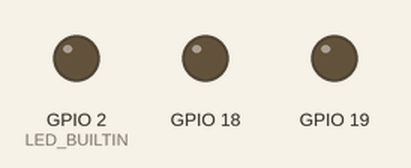
The sketch below on a simulated ESP32. On the bench: output pins drawn as LEDs (lit = HIGH). WiFi joins after 1.5 s; servers stay silent unless stated; no MQTT or app messages arrive unless stated; what the sketch prints to the serial monitor is not drawn.

Above: at 0.1 s.
At 1.6 s:
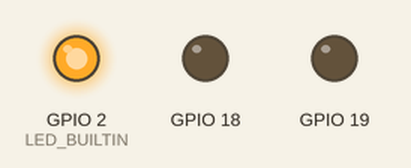
Timing chart, 0 to 3.1 s (numbered marks = the images above):
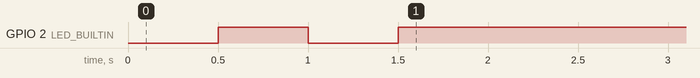

The sketch:

pyQT.ino
```cpp
#include <ArduinoJson.h>
#include <WiFi.h>
#include <PubSubClient.h>
WiFiClient client;
PubSubClient mqtt(client);
#define WIFI_STA_NAME "Android BASKUB"
#define WIFI_STA_PASS "22082016"
#define MQTT_SERVER   "electsut.trueddns.com"
#define MQTT_PORT     27860
#define MQTT_USERNAME ""
#define MQTT_PASSWORD ""
#define MQTT_NAME     "B6214197"
#define LED_PIN 23
#define sw 5
DynamicJsonDocument docs1(1024);
DynamicJsonDocument docd(1024);
char output1[256];
char input1[256];
void callback(char* topic, byte* payload, unsigned int length){
  Serial.print("Topic = ");
  Serial.println(topic);
  deserializeJson(docd,payload,length);
  serializeJson(docd,input1);
//  Serial.print(" payload = ");
//  Serial.println(input1);
  int LED = docd["LED"];
  const char* state = docd["state"];
//  Serial.println(LED);
//  Serial.println(state);
  std::string s = state;
  if(LED == 1){
//    Serial.println("1on");
      if(s == "on"){
        Serial.println("on1");
        digitalWrite(18,HIGH);
                   }
      else if(s == "off"){
        Serial.println("off1");
        digitalWrite(18,LOW);
                         }
              }
  else if(LED == 2){
//    Serial.println("2on");
      if(s == "on"){
        Serial.println("on2");
        digitalWrite(19,HIGH);
                   }
      else if(s == "off"){
        Serial.println("off2");
        digitalWrite(19,LOW);
                         }
                   }

                                                              }
void setup() {
  Serial.begin(115200);
  pinMode(LED_BUILTIN, OUTPUT);
  pinMode(18,OUTPUT);
  pinMode(19,OUTPUT);
  Serial.println();
  Serial.println();
  Serial.print("Connecting to ");
  Serial.println(WIFI_STA_NAME);
  WiFi.mode(WIFI_STA);
  WiFi.begin(WIFI_STA_NAME, WIFI_STA_PASS);
  while (WiFi.status() != WL_CONNECTED) {
    delay(500);
    Serial.print(".");
    digitalWrite(LED_BUILTIN, !digitalRead(LED_BUILTIN));
  }
  digitalWrite(LED_BUILTIN, HIGH);
  Serial.println("");
  Serial.println("WiFi connected");
  Serial.println("IP address: ");
  Serial.println(WiFi.localIP());
  mqtt.setServer(MQTT_SERVER, MQTT_PORT);
  mqtt.setCallback(callback);
}
void loop() {
  if (mqtt.connected() == false) {
    Serial.print("MQTT connecting... ");
    if (mqtt.connect(MQTT_NAME, MQTT_USERNAME, MQTT_PASSWORD))
    {
      Serial.println("connected");
      mqtt.subscribe("inno/B6222932/lighting");
    }
    else {
      Serial.println("failed");
      delay(1000);
          }
                                  }
  else {
          mqtt.loop();
          docs1["temp"] = 24.5;
          docs1["HM"] = 75.0;
          serializeJson(docs1,output1);
          mqtt.publish("B6222932/floor2/room1/point1", output1);
//          mqtt.publish("B6222932/floor1/room1/point1", "{\"temp\":25.5}");
          delay(1000);
     }
            }
```
